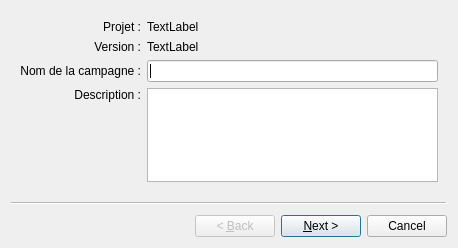
<?xml version="1.0" encoding="UTF-8"?>
<ui version="4.0">
 <class>Form_Campaign_Wizard</class>
 <widget class="QWizard" name="Form_Campaign_Wizard">
  <property name="windowModality">
   <enum>Qt::WindowModal</enum>
  </property>
  <property name="geometry">
   <rect>
    <x>0</x>
    <y>0</y>
    <width>458</width>
    <height>248</height>
   </rect>
  </property>
  <property name="windowTitle">
   <string>Nouvelle campagne de tests...</string>
  </property>
  <property name="modal">
   <bool>true</bool>
  </property>
  <widget class="QWizardPage" name="first_page_wizard">
   <layout class="QGridLayout" name="gridLayout_2">
    <item row="2" column="0">
     <widget class="QLabel" name="label_2">
      <property name="text">
       <string>Nom de la campagne :</string>
      </property>
      <property name="alignment">
       <set>Qt::AlignRight|Qt::AlignTrailing|Qt::AlignVCenter</set>
      </property>
     </widget>
    </item>
    <item row="2" column="2">
     <widget class="QLineEdit" name="campaign_short_name"/>
    </item>
    <item row="3" column="2">
     <widget class="RecordTextEdit" name="campaign_description"/>
    </item>
    <item row="3" column="0">
     <widget class="QLabel" name="label_3">
      <property name="text">
       <string>Description :</string>
      </property>
      <property name="alignment">
       <set>Qt::AlignRight|Qt::AlignTop|Qt::AlignTrailing</set>
      </property>
     </widget>
    </item>
    <item row="0" column="0">
     <widget class="QLabel" name="label_4">
      <property name="text">
       <string>Projet :</string>
      </property>
      <property name="alignment">
       <set>Qt::AlignRight|Qt::AlignTrailing|Qt::AlignVCenter</set>
      </property>
     </widget>
    </item>
    <item row="0" column="2">
     <widget class="QLabel" name="project_short_name_label">
      <property name="text">
       <string>TextLabel</string>
      </property>
     </widget>
    </item>
    <item row="1" column="0">
     <widget class="QLabel" name="label_6">
      <property name="text">
       <string>Version :</string>
      </property>
      <property name="alignment">
       <set>Qt::AlignRight|Qt::AlignTrailing|Qt::AlignVCenter</set>
      </property>
     </widget>
    </item>
    <item row="1" column="2">
     <widget class="QLabel" name="project_version_label">
      <property name="text">
       <string>TextLabel</string>
      </property>
     </widget>
    </item>
   </layout>
  </widget>
  <widget class="QWizardPage" name="second_page_wizard">
   <layout class="QGridLayout" name="gridLayout">
    <item row="1" column="1">
     <widget class="QRadioButton" name="select_none_test_indic">
      <property name="text">
       <string>Vide (les tests seront copiés manuellement à partir du projet)</string>
      </property>
      <property name="checked">
       <bool>true</bool>
      </property>
     </widget>
    </item>
    <item row="0" column="1">
     <widget class="QLabel" name="label">
      <property name="text">
       <string>Veuillez sélectionner le modèle de campagne :</string>
      </property>
     </widget>
    </item>
    <item row="2" column="1">
     <widget class="QRadioButton" name="select_specifics_tests_indic">
      <property name="text">
       <string>Tests spécifiques</string>
      </property>
     </widget>
    </item>
    <item row="6" column="1">
     <widget class="QRadioButton" name="select_all_tests_indic">
      <property name="text">
       <string>Complète (tous les tests du projet)</string>
      </property>
     </widget>
    </item>
    <item row="3" column="1">
     <layout class="QGridLayout" name="gridLayout_3">
      <item row="2" column="0">
       <widget class="QCheckBox" name="category_indic">
        <property name="enabled">
         <bool>false</bool>
        </property>
        <property name="text">
         <string>Catégorie</string>
        </property>
       </widget>
      </item>
      <item row="4" column="0">
       <widget class="QCheckBox" name="priority_indic">
        <property name="enabled">
         <bool>false</bool>
        </property>
        <property name="text">
         <string>Priorité</string>
        </property>
       </widget>
      </item>
      <item row="4" column="1">
       <layout class="QHBoxLayout" name="horizontalLayout">
        <item>
         <widget class="QComboBox" name="comparison">
          <property name="enabled">
           <bool>false</bool>
          </property>
         </widget>
        </item>
        <item>
         <layout class="QVBoxLayout" name="verticalLayout">
          <item>
           <layout class="QHBoxLayout" name="horizontalLayout_4">
            <item>
             <widget class="QLabel" name="label_7">
              <property name="text">
               <string>Nulle</string>
              </property>
             </widget>
            </item>
            <item>
             <widget class="QLabel" name="label_9">
              <property name="text">
               <string>Faible</string>
              </property>
             </widget>
            </item>
            <item>
             <widget class="QLabel" name="label_10">
              <property name="text">
               <string>Moyenne</string>
              </property>
             </widget>
            </item>
            <item>
             <widget class="QLabel" name="label_8">
              <property name="text">
               <string>Elevée</string>
              </property>
             </widget>
            </item>
            <item>
             <widget class="QLabel" name="label_11">
              <property name="text">
               <string>Critique</string>
              </property>
             </widget>
            </item>
           </layout>
          </item>
          <item>
           <widget class="QSlider" name="test_priority_level">
            <property name="enabled">
             <bool>false</bool>
            </property>
            <property name="minimum">
             <number>1</number>
            </property>
            <property name="maximum">
             <number>5</number>
            </property>
            <property name="pageStep">
             <number>1</number>
            </property>
            <property name="value">
             <number>3</number>
            </property>
            <property name="orientation">
             <enum>Qt::Horizontal</enum>
            </property>
            <property name="tickPosition">
             <enum>QSlider::TicksAbove</enum>
            </property>
            <property name="tickInterval">
             <number>1</number>
            </property>
           </widget>
          </item>
         </layout>
        </item>
       </layout>
      </item>
      <item row="2" column="1">
       <widget class="QComboBox" name="test_category">
        <property name="enabled">
         <bool>false</bool>
        </property>
       </widget>
      </item>
     </layout>
    </item>
   </layout>
  </widget>
 </widget>
 <customwidgets>
  <customwidget>
   <class>RecordTextEdit</class>
   <extends>QTextEdit</extends>
   <header>gui/components/record_text_edit.h</header>
  </customwidget>
 </customwidgets>
 <tabstops>
  <tabstop>campaign_short_name</tabstop>
  <tabstop>campaign_description</tabstop>
  <tabstop>select_none_test_indic</tabstop>
  <tabstop>select_specifics_tests_indic</tabstop>
  <tabstop>category_indic</tabstop>
  <tabstop>test_category</tabstop>
  <tabstop>priority_indic</tabstop>
  <tabstop>comparison</tabstop>
  <tabstop>select_all_tests_indic</tabstop>
 </tabstops>
 <resources/>
 <connections/>
</ui>
